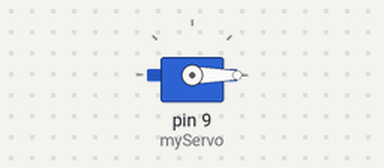
The sketch below on a simulated Arduino Uno, built with avr-gcc and run on an emulated ATmega328P. On the bench: servo.

Above: at 0.15 s.
At 1.6 s:
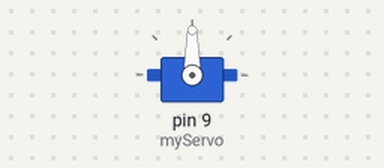
At 3.1 s:
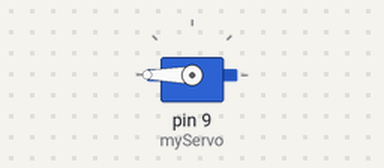
Timing chart, 0 to 7.0 s (numbered marks = the images above):
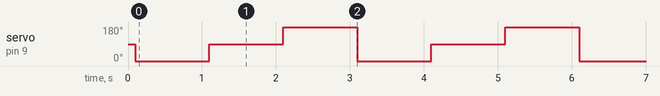

Measured:
- by itself, servo on pin 9 (myServo): repeats every 3.0 s: 90° 1.0 s, 180° 1.0 s, 0° 1.0 s

The sketch:

test_servo.ino
```cpp
#include <Servo.h>

Servo myServo;

void setup() {
  // Initialize servo on pin 9
  myServo.attach(9);

  // Small delay to ensure initialization
  delay(100);
}

void loop() {
  // Move to 0 degrees
  myServo.write(0);
  delay(1000);

  // Move to 90 degrees (center)
  myServo.write(90);
  delay(1000);

  // Move to 180 degrees
  myServo.write(180);
  delay(1000);
}
```
